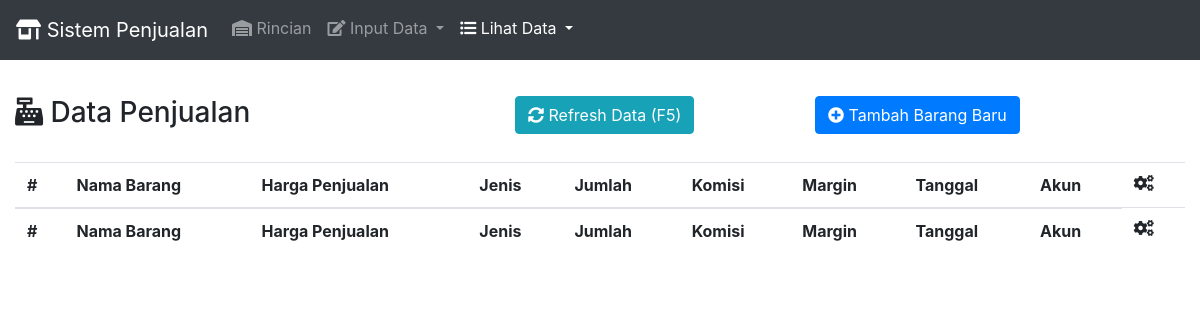
The app's page /lihatpenjualan.php, older data.
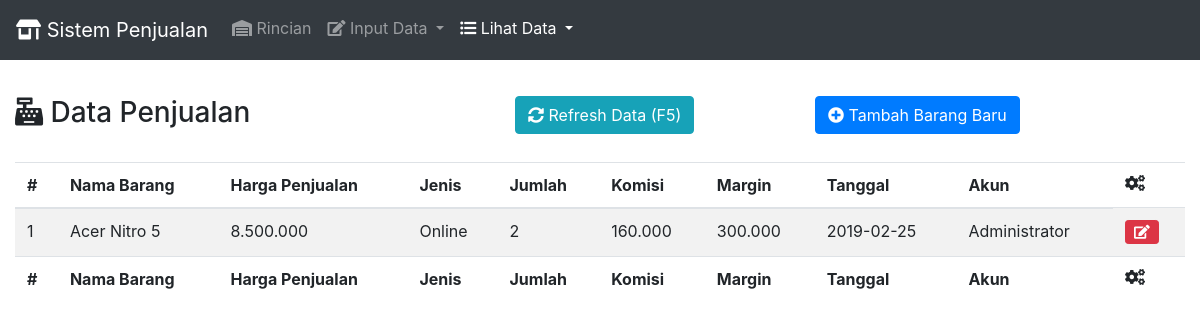
The same page, newer data.
### tables this page shows
CREATE TABLE `data_penjualan` (
  `kode_penjualan` int(11) NOT NULL AUTO_INCREMENT,
  `kode_barang` int(11) NOT NULL DEFAULT '0',
  `harga_penjualan` int(11) DEFAULT NULL,
  `jenis_penjualan` varchar(255) DEFAULT NULL,
  `jumlah` int(11) DEFAULT NULL,
  `tgl_penjualan` date DEFAULT NULL,
  `id_akun` int(11) DEFAULT NULL,
  PRIMARY KEY (`kode_penjualan`),
  KEY `kode_barang` (`kode_barang`),
  KEY `id_akun` (`id_akun`),
  CONSTRAINT `data_penjualan_ibfk_1` FOREIGN KEY (`kode_barang`) REFERENCES `data_barang` (`kode_barang`),
  CONSTRAINT `data_penjualan_ibfk_2` FOREIGN KEY (`id_akun`) REFERENCES `data_akun` (`id_akun`)
);

CREATE TABLE `data_barang` (
  `kode_barang` int(11) NOT NULL AUTO_INCREMENT,
  `nama_barang` varchar(255) DEFAULT NULL,
  `deskripsi` varchar(255) DEFAULT NULL,
  `stok` int(11) DEFAULT NULL,
  `brand` varchar(255) DEFAULT NULL,
  `harga_modal` int(11) DEFAULT NULL,
  `harga_m2` int(11) DEFAULT NULL,
  `komisi` int(11) DEFAULT NULL,
  PRIMARY KEY (`kode_barang`)
);

CREATE TABLE `data_akun` (
  `id_akun` int(11) NOT NULL AUTO_INCREMENT,
  `nama_akun` varchar(255) DEFAULT NULL,
  `password` varchar(255) DEFAULT NULL,
  `hak_akses` varchar(255) DEFAULT NULL,
  PRIMARY KEY (`id_akun`)
);

### lihatpenjualan.php (the view, shortened to what this page needs)
<html>
<head>
  <link rel="stylesheet" href="https://use.fontawesome.com/releases/v5.7.0/css/all.css">
  <link rel="stylesheet" href="css/bootstrap.min.css">
  <link href="vendor/datatables/dataTables.bootstrap4.min.css" rel="stylesheet">
</head>
<body>
  <div class="fixed-top">
    <nav class="navbar navbar-expand-lg navbar-dark bg-dark">
      <a class="navbar-brand" href="index.php"><i class="fa fa-store-alt"></i> Sistem Penjualan</a>
      <div class="collapse navbar-collapse" id="navbarNavDropdown">
        <ul class="navbar-nav">
          <li class="nav-item">
            <a class="nav-link" href="index.php"><label class=" fa fa-warehouse"></label> Rincian <span class="sr-only">(current)</span></a>
          </li>
          <li class="nav-item dropdown">
            <a class="nav-link dropdown-toggle" href="#" id="navbarDropdownMenuLink" role="button" data-toggle="dropdown" aria-haspopup="true" aria-expanded="false">
              <label class="fa fa-edit"> </label> Input Data
            </a>
          </li>
          <li class="nav-item dropdown  active">
            <a class="nav-link dropdown-toggle" href="#" id="navbarDropdownMenuLink" role="button" data-toggle="dropdown" aria-haspopup="true" aria-expanded="false">
              <label class="fa fa-list-ul"> </label>
              Lihat Data
            </a>
          </li>
        </ul>
      </div>
    </nav>
  </div>
  <br><br><br><br>
  <div class="container-fluid">
    <div class="row">
      <div class="col-5">
        <h3><span class="fa fa-cash-register"></span> Data Penjualan</h3><br>
      </div>
      <div class="col-3">
        <a href="lihatpenjualan.php"><button class="btn btn-info"><span class="fa fa-sync-alt"></span> Refresh Data (F5)</button></a>
      </div>
      <div class="col-3">
        <a href="inputpenjualan.php"><button class="btn btn-primary"><span class="fa fa-plus-circle"></span> Tambah Barang Baru</button></a>
      </div>
    </div>
    <div class="table-responsive">
     <table class="table table-striped" id="dataTable" width="100%" cellspacing="0">
      <thead>
        <tr>
          <th title="Kode Penjualan">#</th>
          <th>Nama Barang</th>
          <th>Harga Penjualan</th>
          <th>Jenis</th>
          <th>Jumlah</th>
          <th>Komisi</th>
          <th>Margin</th>
          <th>Tanggal</th>
          <th>Akun</th>
          <td><span class="fa fa-cogs"></span></td>
        </tr>
      </thead>
      <tfoot>
        <tr>
          <th title="Kode Penjualan">#</th>
          <th>Nama Barang</th>
          <th>Harga Penjualan</th>
          <th>Jenis</th>
          <th>Jumlah</th>
          <th>Komisi</th>
          <th>Margin</th>
          <th>Tanggal</th>
          <th>Akun</th>
          <th><span class="fa fa-cogs"></span></th>
        </tr>
      </tfoot>
      <tbody>
        <?php
        include_once 'koneksi.php';
        $datapenjualan=mysqli_query($conn, 'SELECT * FROM data_barang, data_penjualan, data_akun WHERE data_penjualan.kode_barang = data_barang.kode_barang and data_penjualan.id_akun = data_akun.id_akun');
        while ($data=mysqli_fetch_array($datapenjualan)) {
          ?>
          <tr>
            <td><?php echo $data['kode_penjualan']; ?></td>
            <td><?php echo $data['nama_barang']; ?></td>
            <td><?php echo number_format($data['harga_penjualan'],0,",","."); ?></td>
            <td><?php echo $data['jenis_penjualan']; ?></td>
            <td><?php echo $data['jumlah']; ?></td>
            <td><?php echo number_format($data['komisi']*$data['jumlah'],0,",","."); ?></td>
            <td><?php echo number_format($data['harga_penjualan']-$data['harga_modal'],0,",","."); ?></td>
            <td><?php echo $data['tgl_penjualan']; ?></td>
            <td><?php echo $data['nama_akun']; ?></td>
            <td>
              <button class="btn btn-danger btn-sm ubahdata" title="Edit Penjualan" id="<?php echo $data['kode_penjualan']; ?>"><span class="fa fa-edit"></span></button>
            </td>
          </tr>
          <?php
        }
        ?>
      </tbody>
    </table>
  </div>
</div>
</body>
</html>

Row changes from the older to the newer data that the page shows:
added data_penjualan: kode_penjualan "1", kode_barang.nama_barang "Acer Nitro 5", harga_penjualan "8.500.000", jenis_penjualan "Online", jumlah "2", $data['komisi']*$data['jumlah'] "160.000", $data['harga_penjualan']-$data['harga_modal'] "300.000", tgl_penjualan "2019-02-25", id_akun.nama_akun "Administrator"
